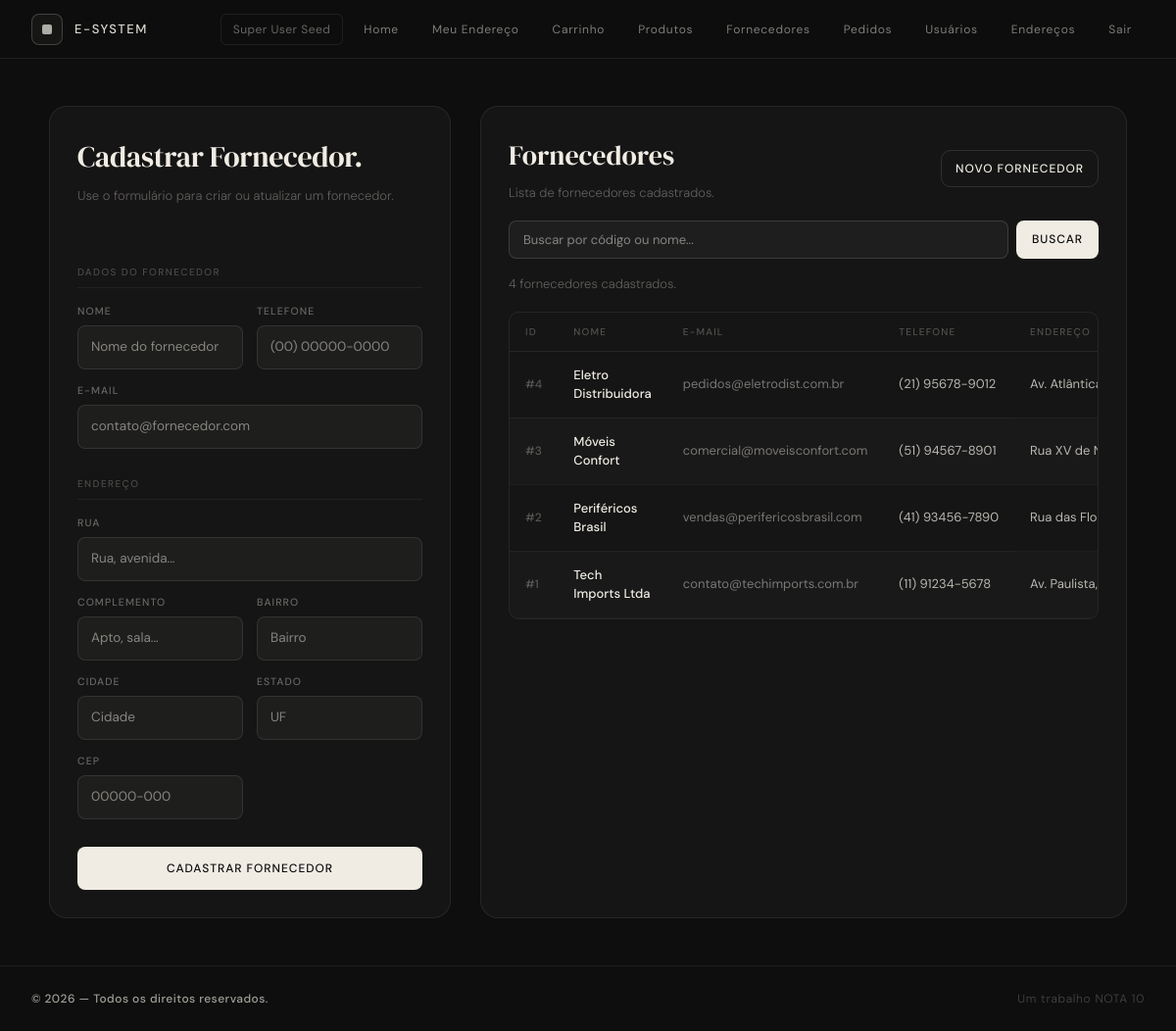
Page /suppliers.php (signed in) on the committed database.
### tables this page shows
CREATE TABLE IF NOT EXISTS suppliers(
    id INT AUTO_INCREMENT PRIMARY KEY,
    name VARCHAR(255) NOT NULL,
    phone VARCHAR(50) NOT NULL,
    email VARCHAR(255) NOT NULL UNIQUE,
    created_at TIMESTAMP DEFAULT CURRENT_TIMESTAMP,
    address_id INT,
    FOREIGN KEY (address_id) REFERENCES addresses(id)
);

CREATE TABLE IF NOT EXISTS addresses (
    id INT AUTO_INCREMENT PRIMARY KEY,
    street VARCHAR(255) NOT NULL,
    complement VARCHAR(255),
    city VARCHAR(100) NOT NULL,
    state VARCHAR(100) NOT NULL,
    neighborhood VARCHAR(100) NOT NULL,
    zip_code VARCHAR(20) NOT NULL
);

### src/connection/db.php (called while the page is built, shortened)
<?php
class Connection {
    private static $instance = null;
    private function __construct() {
        $host = 'db';
        $db = 'testdb';
        $user = 'root';
        $pass = 'root';
        try {
            $this->conn = new PDO("mysql:host=$host;dbname=$db;charset=utf8mb4", $user, $pass);
        } catch (PDOException $e) {
            die("Erro de conexão: " . $e->getMessage());
        }
    }
     public static function getInstance(): PDO {
        if (self::$instance === null) {
            $obj = new Connection();
            self::$instance = $obj->conn;
        }
        return self::$instance;
    }
}

### src/dao/SupplierDAO.php (called while the page is built, shortened)
<?php
require_once __DIR__ . '/../connection/db.php';
class SupplierDAO {
    private PDO $db;
    public function __construct() {
        $this->db = Connection::getInstance();
    }
    public function findAllWithAddressPaginated(int $page, int $perPage): array {
        $offset = ($page - 1) * $perPage;
        $stmt = $this->db->prepare(
            'SELECT s.*, a.street, a.complement, a.city, a.state, a.neighborhood, a.zip_code
             FROM suppliers s
             LEFT JOIN addresses a ON a.id = s.address_id
             ORDER BY s.id DESC
             LIMIT :limit OFFSET :offset'
        );
        $stmt->bindValue(':limit', $perPage, PDO::PARAM_INT);
        $stmt->bindValue(':offset', $offset, PDO::PARAM_INT);
        $stmt->execute();
        return $stmt->fetchAll(PDO::FETCH_ASSOC);
    }
    public function countAll(): int {
        return (int)$this->db->query('SELECT COUNT(*) FROM suppliers')->fetchColumn();
    }
}

### src/suppliers.php (the view, shortened to what this page needs)
<?php
require_once 'dao/SupplierDAO.php';
$supplierDAO = new SupplierDAO();
$formData = [
    'supplier_id' => null,
    'name' => '',
    'phone' => '',
    'email' => '',
    'street' => '',
    'complement' => '',
    'neighborhood' => '',
    'city' => '',
    'state' => '',
    'zip_code' => '',
];
$perPage     = 10;
$page        = max(1, (int)($_GET['page'] ?? 1));
$searchQuery = trim($_GET['search'] ?? '');
if (!empty($searchQuery)) {
    $suppliers  = $supplierDAO->searchByNameOrId($searchQuery, $page, $perPage);
    $totalItems = $supplierDAO->countSearch($searchQuery);
} else {
    $suppliers  = $supplierDAO->findAllWithAddressPaginated($page, $perPage);
    $totalItems = $supplierDAO->countAll();
}
include 'partials/header.php';
?>
<main class="flex-grow flex justify-center px-6 py-12">
  <div style="width:100%;max-width:1100px">
    <div class="rg-form">
      <section style="border:1px solid rgba(240,236,228,0.08);border-radius:18px;padding:28px;background:rgba(255,255,255,0.03)">
        <h1 style="font-family:'DM Serif Display',serif;font-size:30px;font-weight:400;letter-spacing:-0.01em;margin:0 0 8px"><?= $formData['supplier_id'] ? 'Editar Fornecedor' : 'Cadastrar Fornecedor' ?>.</h1>
        <p style="font-size:13px;font-weight:300;color:rgba(240,236,228,0.35);margin:0 0 2rem">Use o formulário para criar ou atualizar um fornecedor.</p>
        <?php
          $inputStyle = "background:rgba(240,236,228,0.04);border:1px solid rgba(240,236,228,0.1);border-radius:8px;padding:11px 13px;font-size:13.5px;font-family:'DM Sans',sans-serif;color:#f0ece4;outline:none;width:100%;box-sizing:border-box";
          $labelStyle = "font-size:10.5px;font-weight:500;letter-spacing:0.1em;text-transform:uppercase;color:rgba(240,236,228,0.38);display:block;margin-bottom:7px";
          $sectionStyle = "font-size:10px;font-weight:500;letter-spacing:0.14em;text-transform:uppercase;color:rgba(240,236,228,0.25);margin:1.75rem 0 1rem;padding-bottom:8px;border-bottom:1px solid rgba(240,236,228,0.06)";
        ?>
        <form method="post" style="display:flex;flex-direction:column">
          <p style="<?= $sectionStyle ?>">Dados do fornecedor</p>
          <div style="display:grid;grid-template-columns:1fr 1fr;gap:14px">
            <label style="display:flex;flex-direction:column">
              <span style="<?= $labelStyle ?>">Nome</span>
              <input type="text" name="name" value="<?= htmlspecialchars($formData['name']) ?>" placeholder="Nome do fornecedor" style="<?= $inputStyle ?>" required>
            </label>
            <label style="display:flex;flex-direction:column">
              <span style="<?= $labelStyle ?>">Telefone</span>
              <input type="text" name="phone" value="<?= htmlspecialchars($formData['phone']) ?>" placeholder="(00) 00000-0000" style="<?= $inputStyle ?>" required>
            </label>
            <label style="display:flex;flex-direction:column;grid-column:span 2">
              <span style="<?= $labelStyle ?>">E-mail</span>
              <input type="email" name="email" value="<?= htmlspecialchars($formData['email']) ?>" placeholder="contato@fornecedor.com" style="<?= $inputStyle ?>" required>
            </label>
          </div>
          <p style="<?= $sectionStyle ?>">Endereço</p>
          <div style="display:grid;grid-template-columns:1fr 1fr;gap:14px">
            <label style="display:flex;flex-direction:column;grid-column:span 2">
              <span style="<?= $labelStyle ?>">Rua</span>
              <input type="text" name="street" value="<?= htmlspecialchars($formData['street']) ?>" placeholder="Rua, avenida..." style="<?= $inputStyle ?>" required>
            </label>
            <label style="display:flex;flex-direction:column">
              <span style="<?= $labelStyle ?>">Complemento</span>
              <input type="text" name="complement" value="<?= htmlspecialchars($formData['complement']) ?>" placeholder="Apto, sala..." style="<?= $inputStyle ?>">
            </label>
            <label style="display:flex;flex-direction:column">
              <span style="<?= $labelStyle ?>">Bairro</span>
              <input type="text" name="neighborhood" value="<?= htmlspecialchars($formData['neighborhood']) ?>" placeholder="Bairro" style="<?= $inputStyle ?>" required>
            </label>
            <label style="display:flex;flex-direction:column">
              <span style="<?= $labelStyle ?>">Cidade</span>
              <input type="text" name="city" value="<?= htmlspecialchars($formData['city']) ?>" placeholder="Cidade" style="<?= $inputStyle ?>" required>
            </label>
            <label style="display:flex;flex-direction:column">
              <span style="<?= $labelStyle ?>">Estado</span>
              <input type="text" name="state" value="<?= htmlspecialchars($formData['state']) ?>" placeholder="UF" style="<?= $inputStyle ?>" required>
            </label>
            <label style="display:flex;flex-direction:column">
              <span style="<?= $labelStyle ?>">CEP</span>
              <input type="text" name="zip_code" value="<?= htmlspecialchars($formData['zip_code']) ?>" placeholder="00000-000" style="<?= $inputStyle ?>" required>
            </label>
          </div>
          <button type="submit" style="width:100%;padding:13px;margin-top:1.75rem;background:#f0ece4;color:#0e0e0e;border:none;border-radius:8px;font-size:12px;font-weight:500;font-family:'DM Sans',sans-serif;letter-spacing:0.08em;text-transform:uppercase;cursor:pointer">
            <?= $formData['supplier_id'] ? 'Salvar alterações' : 'Cadastrar fornecedor' ?>
          </button>
        </form>
      </section>
      <section style="max-width: 660px; border:1px solid rgba(240,236,228,0.08);border-radius:18px;padding:28px;background:rgba(255,255,255,0.03)">
        <div style="display:flex;align-items:center;justify-content:space-between;gap:16px;margin-bottom:18px">
          <div>
            <h2 style="font-family:'DM Serif Display',serif;font-size:28px;font-weight:400;margin:0">Fornecedores</h2>
            <p style="font-size:13px;font-weight:300;color:rgba(240,236,228,0.35);margin:8px 0 0">Lista de fornecedores cadastrados.</p>
          </div>
          <a href="suppliers.php" style="font-size:12px;font-weight:500;letter-spacing:0.08em;text-transform:uppercase;color:#f0ece4;text-decoration:none;border:1px solid rgba(240,236,228,0.12);padding:9px 14px;border-radius:10px;">Novo fornecedor</a>
        </div>
        <form method="get" action="suppliers.php" style="display:flex;gap:8px;margin-bottom:16px">
          <input type="text" name="search" value="<?= htmlspecialchars($searchQuery) ?>"
            placeholder="Buscar por código ou nome..."
            style="flex:1;padding:9px 14px;border-radius:8px;border:1px solid rgba(240,236,228,0.14);background:rgba(255,255,255,0.04);color:#f0ece4;font-size:13px;font-family:'DM Sans',sans-serif;outline:none">
          <button type="submit" style="padding:9px 16px;background:#f0ece4;color:#0e0e0e;border:none;border-radius:8px;font-size:12px;font-weight:500;letter-spacing:0.08em;text-transform:uppercase;cursor:pointer">Buscar</button>
        </form>
        <p style="font-size:13px;font-weight:300;color:rgba(240,236,228,0.35);margin:0 0 18px">
          <?= $totalItems ?> fornecedor<?= $totalItems !== 1 ? 'es' : '' ?><?= !empty($searchQuery) ? ' encontrado' . ($totalItems !== 1 ? 's' : '') . ' para "' . htmlspecialchars($searchQuery) . '"' : ' cadastrado' . ($totalItems !== 1 ? 's' : '') ?>.
        </p>
        <?php if (empty($suppliers)): ?>
          <div style="border:1px solid rgba(240,236,228,0.08);border-radius:10px;padding:48px;text-align:center;font-size:13px;color:rgba(240,236,228,0.3);letter-spacing:0.04em">
            Nenhum fornecedor encontrado.
          </div>
        <?php else: ?>
          <div style="overflow-x:auto;border:1px solid rgba(240,236,228,0.08);border-radius:10px">
            <table style="width:100%;border-collapse:collapse;font-size:13px;color:#f0ece4">
              <thead>
                <tr style="border-bottom:1px solid rgba(240,236,228,0.08)">
                  <?php foreach (['ID','Nome','E-mail','Telefone','Endereço','Ações'] as $col): ?>
                    <th style="padding:12px 16px;text-align:left;font-size:10px;font-weight:500;letter-spacing:0.12em;text-transform:uppercase;color:rgba(240,236,228,0.28);white-space:nowrap">
                      <?= $col ?>
                    </th>
                  <?php endforeach ?>
                </tr>
              </thead>
              <tbody>
                <?php foreach ($suppliers as $i => $supplier):
                  $rowBg = $i % 2 === 0 ? 'transparent' : 'rgba(240,236,228,0.02)';
                  $address = htmlspecialchars(trim(implode(', ', array_filter([
                    $supplier['street'] ?? '',
                    $supplier['complement'] ?? '',
                    $supplier['neighborhood'] ?? '',
                    $supplier['city'] ?? '',
                    $supplier['state'] ?? '',
                    $supplier['zip_code'] ?? '',
                  ]))));
                ?>
                  <tr style="border-bottom:1px solid rgba(240,236,228,0.05);background:<?= $rowBg ?>;transition:background 0.15s"
                      onmouseover="this.style.background='rgba(240,236,228,0.05)'"
                      onmouseout="this.style.background='<?= $rowBg ?>'">
                    <td style="padding:14px 16px;color:rgba(240,236,228,0.3);font-size:12px;font-weight:500;white-space:nowrap">#<?= htmlspecialchars($supplier['id']) ?></td>
                    <td style="padding:14px 16px;color:#f0ece4;font-weight:500;"><?= htmlspecialchars($supplier['name']) ?></td>
                    <td style="padding:14px 16px;color:rgba(240,236,228,0.45);white-space:nowrap"><?= htmlspecialchars($supplier['email']) ?></td>
                    <td style="padding:14px 16px;color:rgba(240,236,228,0.75);white-space:nowrap"><?= htmlspecialchars($supplier['phone']) ?></td>
                    <td style="padding:14px 16px;color:rgba(240,236,228,0.75);max-width:260px;white-space:nowrap;overflow:hidden;text-overflow:ellipsis;"><?= $address ?></td>
                  </tr>
                <?php endforeach ?>
              </tbody>
            </table>
          </div>
        <?php endif ?>
      </section>
    </div>
  </div>
</main>
<?php include 'partials/footer.php'; ?>

### src/partials/header.php (style rules this page uses)
:root { --cream: #f0ece4; --bg: #0e0e0e; --border: rgba(240,236,228,0.1); --muted: rgba(240,236,228,0.38); }
body { font-family: 'DM Sans', sans-serif; background: var(--bg); color: var(--cream); }
.rg-form { display:grid; grid-template-columns:1fr 1.3fr; gap:30px }

### rows in the picture
suppliers: id "4", name "Eletro Distribuidora", email "pedidos@eletrodist.com.br", phone "(21) 95678-9012", address.zip_code "Av. Atlântica, 500, Copacabana, Rio…"
suppliers: id "3", name "Móveis Confort", email "comercial@moveisconfort.com", phone "(51) 94567-8901", address.zip_code "Rua XV de Novembro, 300, Loja 3, C…"
suppliers: id "2", name "Periféricos Brasil", email "vendas@perifericosbrasil.com", phone "(41) 93456-7890", address.zip_code "Rua das Flores, 200, Centro, Curitiba…"
suppliers: id "1", name "Tech Imports Ltda", email "contato@techimports.com.br", phone "(11) 91234-5678", address.zip_code "Av. Paulista, 1000, Sala 52, Bela Vista,…"

### other values in the picture
$user['name'] "Super User Seed"
$label "Home"
$label "Meu Endereço"
$label "Carrinho"
$label "Produtos"
$label "Fornecedores"
$label "Pedidos"
$label "Usuários"
$label "Endereços"
$label "Sair"
$totalItems "4"
$col "ID"
$col "NOME"
$col "E-MAIL"
$col "TELEFONE"
